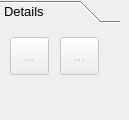
         <widget class="QWidget" name="pieceMode_Page">
          <widget class="QToolBox" name="piece_ToolBox">
           <property name="enabled">
            <bool>true</bool>
           </property>
           <property name="geometry">
            <rect>
             <x>0</x>
             <y>0</y>
             <width>120</width>
             <height>111</height>
            </rect>
           </property>
           <property name="sizePolicy">
            <sizepolicy hsizetype="Preferred" vsizetype="Maximum">
             <horstretch>1</horstretch>
             <verstretch>0</verstretch>
            </sizepolicy>
           </property>
           <property name="minimumSize">
            <size>
             <width>120</width>
             <height>0</height>
            </size>
           </property>
           <property name="maximumSize">
            <size>
             <width>16777215</width>
             <height>16777215</height>
            </size>
           </property>
           <property name="font">
            <font>
             <pointsize>10</pointsize>
            </font>
           </property>
           <property name="toolTip">
            <string/>
           </property>
           <property name="currentIndex">
            <number>0</number>
           </property>
           <property name="tabSpacing">
            <number>4</number>
           </property>
           <widget class="QWidget" name="details_Page">
            <property name="geometry">
             <rect>
              <x>0</x>
              <y>0</y>
              <width>120</width>
              <height>79</height>
             </rect>
            </property>
            <property name="toolTip">
             <string>Tools for adding details to pattern pieces</string>
            </property>
            <attribute name="icon">
             <iconset>
              <normaloff>:/toolicon/32x32/details_toolbox.png</normaloff>:/toolicon/32x32/details_toolbox.png</iconset>
            </attribute>
            <attribute name="label">
             <string>Details</string>
            </attribute>
            <attribute name="toolTip">
             <string>Add Details</string>
            </attribute>
            <widget class="QToolButton" name="unitePieces_ToolButton">
             <property name="enabled">
              <bool>false</bool>
             </property>
             <property name="geometry">
              <rect>
               <x>10</x>
               <y>10</y>
               <width>39</width>
               <height>38</height>
              </rect>
             </property>
             <property name="toolTip">
              <string>Unite 2 Pieces (U)</string>
             </property>
             <property name="text">
              <string notr="true">...</string>
             </property>
             <property name="icon">
              <iconset>
               <normaloff>:/toolicon/32x32/union.png</normaloff>:/toolicon/32x32/union.png</iconset>
             </property>
             <property name="iconSize">
              <size>
               <width>32</width>
               <height>32</height>
              </size>
             </property>
             <property name="checkable">
              <bool>true</bool>
             </property>
            </widget>
            <widget class="QToolButton" name="exportPiecesAs_ToolButton">
             <property name="enabled">
              <bool>false</bool>
             </property>
             <property name="geometry">
              <rect>
               <x>60</x>
               <y>10</y>
               <width>39</width>
               <height>38</height>
              </rect>
             </property>
             <property name="toolTip">
              <string>Export Pieces (E, P)</string>
             </property>
             <property name="text">
              <string notr="true">...</string>
             </property>
             <property name="icon">
              <iconset>
               <normaloff>:/toolicon/32x32/export.png</normaloff>:/toolicon/32x32/export.png</iconset>
             </property>
             <property name="iconSize">
              <size>
               <width>32</width>
               <height>32</height>
              </size>
             </property>
             <property name="checkable">
              <bool>true</bool>
             </property>
            </widget>
           </widget>
          </widget>
         </widget>
